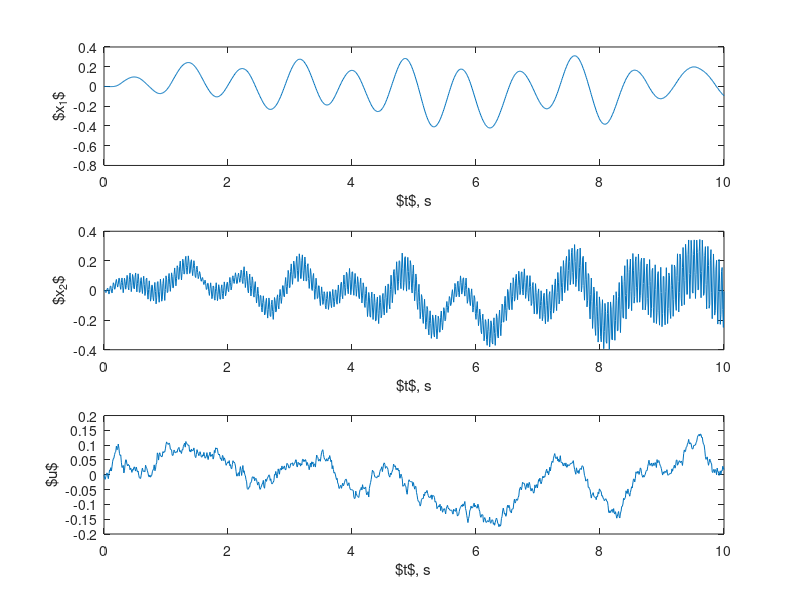

Source code (MATLAB): (Note: this script raises an error after producing the figure.)
clc; clear; close all;
t0 = 0; % start time on finest scale;

% Description of a double-mass double-spring system
eps = 0.01; % mass ratio
m1 = 1;    % first mass
kk = 98.1;  % first spring tension
k1 = kk;

m2 = m1*eps;
k2 = kk;

% Noise
dti = 0.01;
mu  = 1;
I = eye(4);
R_wsd = 10^(5); 
Q     = 10^(-4)*I;

% System matrices
A =   [  0      1    0         0;...
      -k1/m1    0    k1/m1     0;...
         0      0    0         1;...
       k1/m2    0  -(k1+k2)/m2 0];
 
B = [0; 0; 0; k2/m2];
C = eye(4);
D = 0;
G = sqrt(R_wsd)*[0; 0; 0; 1];

% To generate u
A_u = -mu;
B_u = 1;
C_u = 1;

% State space
sys = ss(A,B,C,D);
sysu = ss(A_u, B_u, C_u, 0);
sysud = c2d(sysu,dti);
sysd = c2d(sys,dti);

% Solve ssm
time = [t0:dti:10]; 
w = normrnd(0,1,[1,length(time)]);
u = lsim(sysud,w,time,0);
[y,t,x] = lsim(sysd,u,time,zeros(4,1));

%%
figure; set(gcf,'color','w');
subplot(3,1,1);
plot(t,x(:,1));
xlabel('$t$, s');ylabel('$x_1$');
subplot(3,1,2);
plot(t,x(:,3));
xlabel('$t$, s');ylabel('$x_2$');
subplot(3,1,3);
plot(t,u);
xlabel('$t$, s');ylabel('$u$');
ChangeInterpreter(gcf,'Latex');
